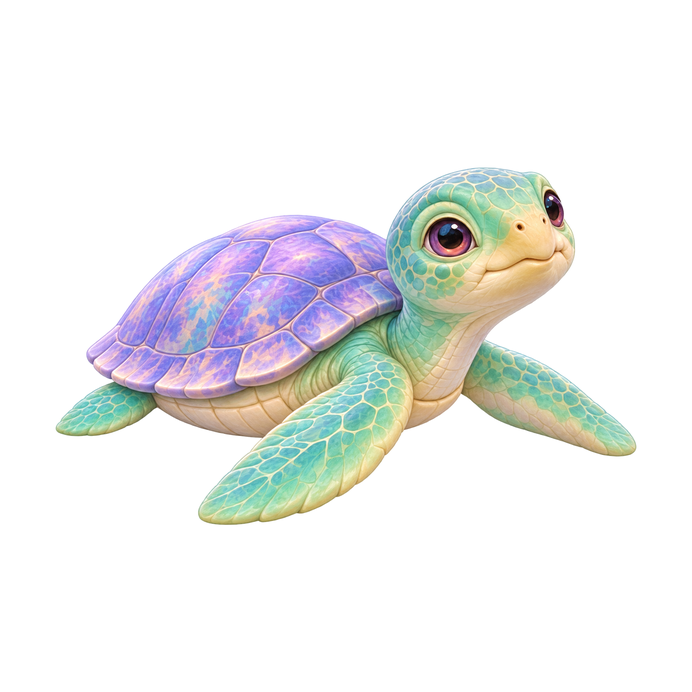
#> input picture work/shelly-reference-rebuild/stage-organic-v1/input-shelly-clean.png, 692 x 692 px, shrunk from 1686 x 1686 before the run, found by its file name
$ python probe_palettes.py
#> lines starting #> are read from the running program, lines starting #| are printed output that depends on the picture
import numpy as np
from PIL import Image

ap = np.array(Image.open("/mnt/c/Users/20750/.gemini/antigravity/scratch/Coral-Classroom/work/shelly-reference-rebuild/stage-organic-v1/input-shelly-clean.png").convert("RGB"), dtype=np.float32)
tx = np.array(Image.open("/mnt/c/Users/20750/.gemini/antigravity/scratch/Coral-Classroom/work/shelly-reference-rebuild/stage-organic-v1/raw-tex-0.webp").convert("RGB"), dtype=np.float32)
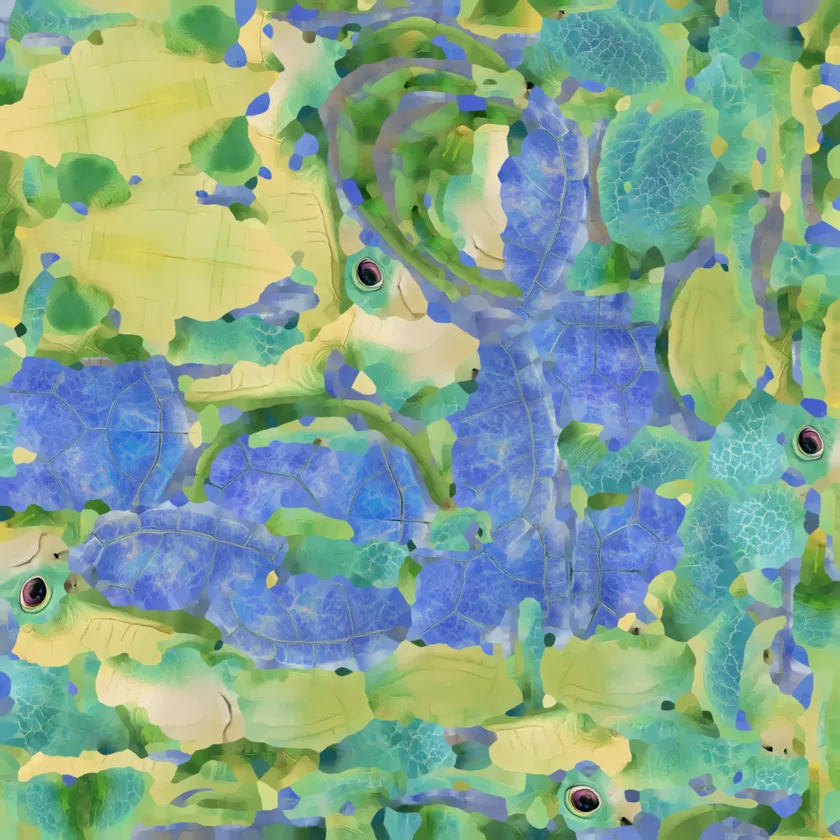
#> input picture work/shelly-reference-rebuild/stage-organic-v1/raw-tex-0.webp, 840 x 840 px, shrunk from 2048 x 2048 before the run, found by its file name
mr = np.array(Image.open("/mnt/c/Users/20750/.gemini/antigravity/scratch/Coral-Classroom/work/shelly-reference-rebuild/stage-organic-v1/raw-tex-1.webp").convert("RGB"), dtype=np.float32)
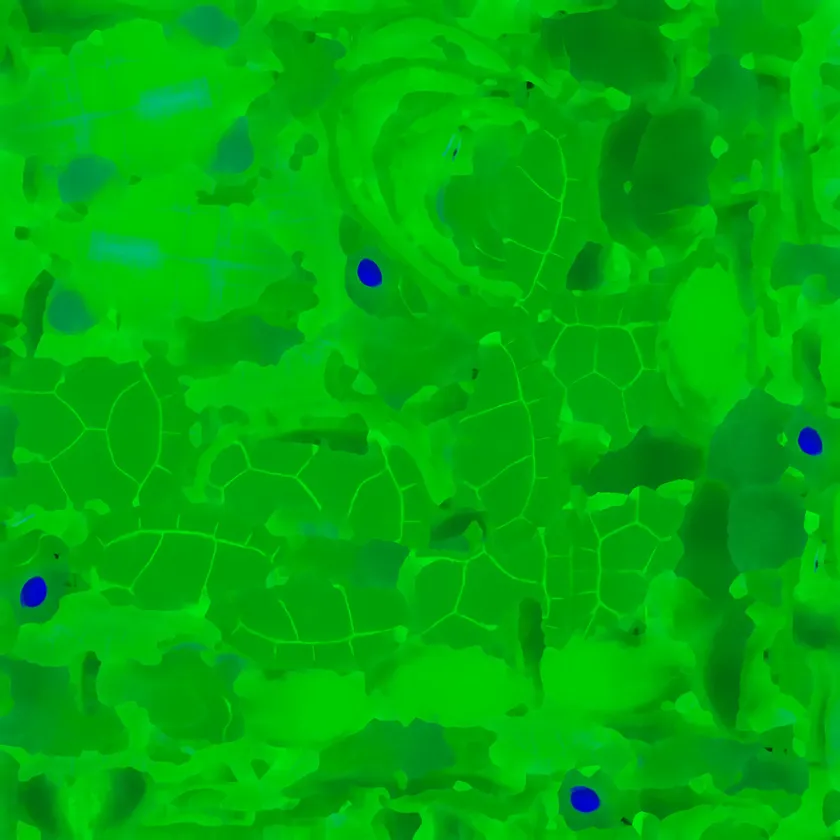
#> input picture work/shelly-reference-rebuild/stage-organic-v1/raw-tex-1.webp, 840 x 840 px, shrunk from 2048 x 2048 before the run, found by its file name

def summarize(name, arr):
#> called with name = 'CLEAN_REF'
    nonwhite = arr[np.min(arr, axis=-1) < 250]
    r, g, b = nonwhite[..., 0], nonwhite[..., 1], nonwhite[..., 2]
    shell = nonwhite[(b > g * 1.05) & (b > 110) & (r > 90)]
    skin = nonwhite[(g > r + 8) & (g > b * 0.90) & (g > 90)]
    cream = nonwhite[(r > 180) & (g > 160) & (b < g * 0.90)]
    rose = nonwhite[(r > g + 25) & (r > 100) & (b > 70) & (b < r + 20)]
    print("===", name, "===")
    for k, sub in [("shell", shell), ("skin", skin), ("cream", cream), ("rose_iris", rose)]:
        if len(sub):
            med = np.median(sub, axis=0).astype(int).tolist()
            p85 = np.percentile(sub, 85, axis=0).astype(int).tolist()
            print(" ", k, "n=", len(sub), "median=", med, "p85=", p85)
#> this loop made 4 passes
#> (k, med, p85) on passes 1 to 4: ('shell', [179, 160, 229], [223, 192, 245]), ('skin', [147, 201, 173], [188, 221, 199]), ('cream', [212, 201, 156], [240, 227, 184]), ('rose_iris', [219, 182, 160], [244, 206, 221])
#|   shell n= 35248 median= [179, 160, 229] p85= [223, 192, 245]
#|   skin n= 38570 median= [147, 201, 173] p85= [188, 221, 199]
#|   cream n= 27945 median= [212, 201, 156] p85= [240, 227, 184]
#|   rose_iris n= 25912 median= [219, 182, 160] p85= [244, 206, 221]

summarize("CLEAN_REF", ap)
summarize("RAW_TEX_0", tx)
#> in summarize (call 2), `rose = nonwhite[(r > g + 25) & (r > 100) & (b > 70) & (b < r + 20)]`: rose = 1059 rows, first 8: [240, 213, 140], [238, 211, 140], [239, 212, 141], [239, 212, 139], [241, 211, 141], [241, 211, 143], [240, 213, 142], [233, 206, 138]
#> the loop in summarize (call 2), `for k, sub in [("shell", shell), ("skin", skin), ("cream", cream), ("r..` made 4 passes
#> (k, med, p85) on passes 1 to 4: ('shell', [111, 139, 196], [132, 159, 213]), ('skin', [118, 176, 129], [165, 197, 160]), ('cream', [209, 207, 132], [225, 214, 156]), ('rose_iris', [224, 195, 132], [240, 213, 143])
#|   shell n= 152921 median= [111, 139, 196] p85= [132, 159, 213]
#|   skin n= 381433 median= [118, 176, 129] p85= [165, 197, 160]
#|   cream n= 130968 median= [209, 207, 132] p85= [225, 214, 156]
#|   rose_iris n= 1059 median= [224, 195, 132] p85= [240, 213, 143]
print("RAW_MR min/median/max:", mr.min(axis=(0,1)).astype(int).tolist(), np.median(mr, axis=(0,1)).astype(int).tolist(), mr.max(axis=(0,1)).astype(int).tolist())
#| RAW_MR min/median/max: [0, 0, 0] [0, 169, 7] [36, 234, 218]
